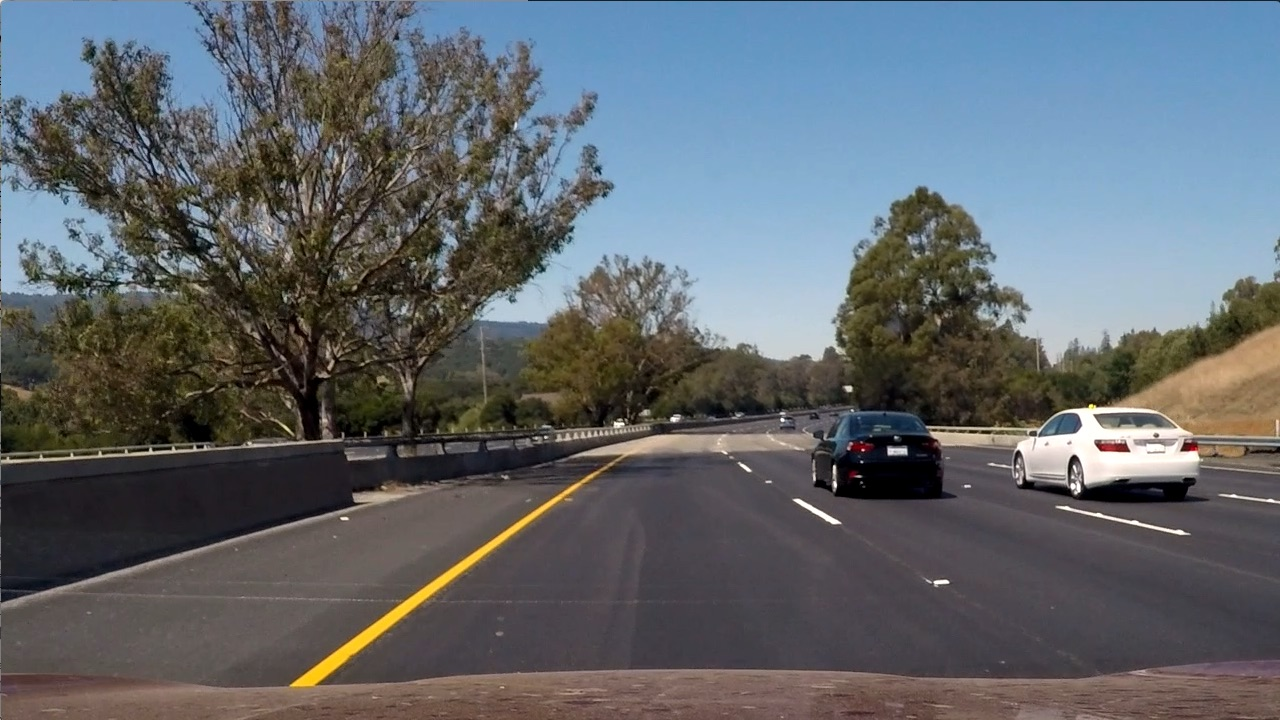
#> input picture test_images/test6.jpg, 1280 x 720 px
$ jupyter execute --allow-errors 02_Test_Images.ipynb   (shell and % lines are left out)   (older library calls are emulated)
#> lines starting #> are read from the running program, lines starting #| are printed output that depends on the picture; after the words box and inside, x2 and y2 are one past the last pixel; in counts of white or black regions, pixels touching at a corner belong together
In this notebook, I build a complete pipeline and apply it to images in the test_images folder.

Please feel free to run this on any other images, I have set it to run on the first image only.

Here is a summary of the pipeline:

1. Read in the image
2. Read in the distortion martix saved by the previous notebook (01_Distortion)
3. Undistort image
4. Apply perspective transform to get birds eye view and eliminate unnecessary parts of the image
5. Apply thresholding to the warped image. I specifically apply five different transforms & threshold them:
    * Tr1: The Red channel from the RGB image
    * Tr2: "Value" from the HSV space
    * Tr3: "Saturation" from the HLS space
    * Tr4: Sobel gradient in the x direction
    * Tr5: Color mask, looking for yellow.
6. Calculate the norm of each binary threshold and pick only the suitable ones. I chose thresholds of 50 and 170 below. So images below 50 are mostly blank and images above 170 are mostly scattered noise.
7. Combine all the picked thresholds using an OR gate
8. Search for points that indicate lanes in the thresholded image. I take 10 rows of pixels and search them at a time. I search the left half of the image for the left lane line and the right half of the image for the right lane line.
9. Fit a curve to the detected lane lines. I fit a line and a parabola and blend them. I found that a parabola can overfit the points when there are only a few points.
10. Create a polygon from the curve fits, fill it with green color, unwarp it to the correct perspective and overlay it on the original image.
11. Calculate the position of the polygon wrt to the image and report that as the "Position". Also calculate the average radius of curvature of the left and right fits and report that as "Curvature". Note that the unit of the radius of curvature is /px ... this can be converted into /m if the px to m scale of the camera is known.

[cell 1]
import numpy as np
import cv2
import matplotlib.pyplot as plt
import matplotlib.image as mpimg
import glob
import pickle
from moviepy.editor import VideoFileClip

[cell 2]
# Read in the distortion coefficients
objects = []
with (open("dist_pickle.p", "rb")) as openfile:
#> (reads dist_pickle.p from the repository)
    while True:
        try:
            objects.append(pickle.load(openfile))
        except EOFError:
            break
            dist_pickle = {}

dist = objects[0]['dist']
mtx = objects[0]['mtx']

[cell 3]
#Apply the distortion correction to the raw image and plot them side by side
img = mpimg.imread('test_images/test6.jpg')
#> img is the input picture: shape (720, 1280, 3); mean R, G, B 97, 102.6, 107.9
img_undist = cv2.undistort(img, mtx, dist, None, mtx)
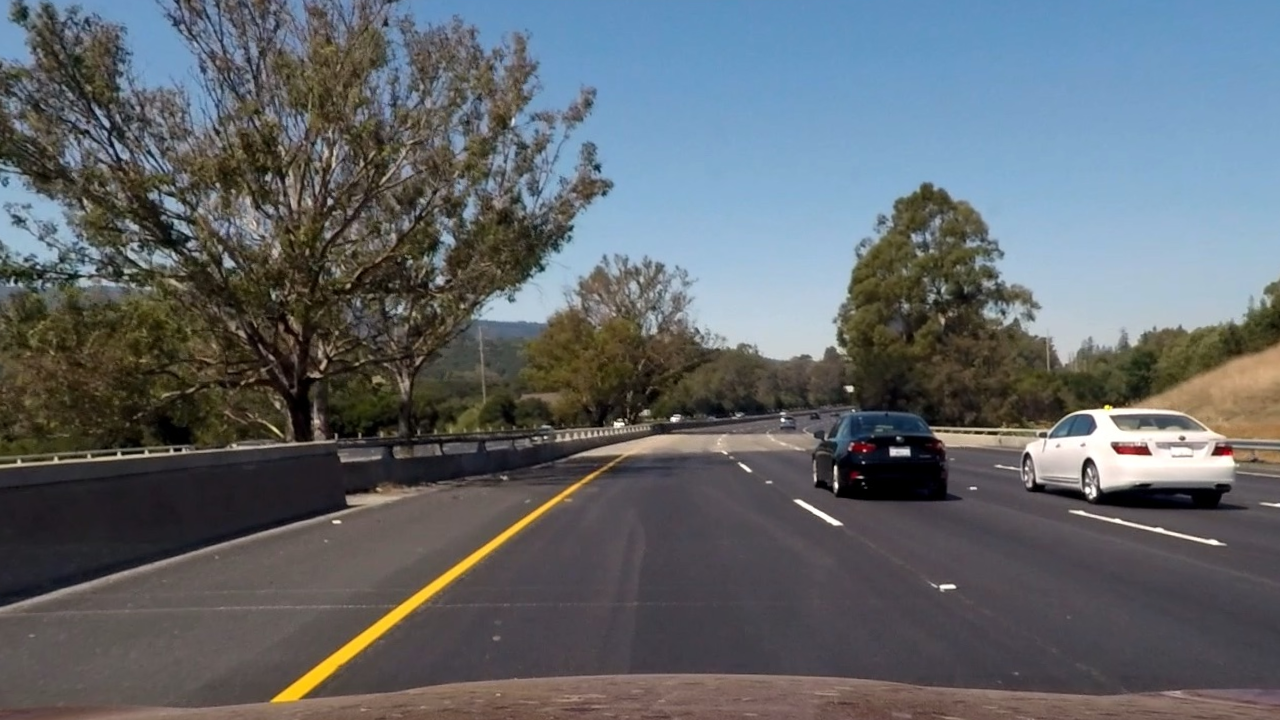
#> img_undist: shape (720, 1280, 3); mean R, G, B 96.4, 101.6, 106.1
xs = img_undist.shape[1]
#> xs = 1280
ys = img_undist.shape[0]
#> ys = 720

plt.subplot(1, 2, 1)
plt.imshow(img)
plt.title('Original')
plt.axis('off')

plt.subplot(1, 2, 2)
plt.imshow(img_undist)
plt.title('Undistorted')
plt.axis('off')

plt.show()

[cell 4]
#Apply a perspective transform to rectify binary image ("birds-eye view").
plt.imshow(img_undist)
plt.plot(270,719,'ro')
plt.plot(550,480,'go')
plt.plot(770,480,'bo')
plt.plot(1150,719,'ko')
plt.title('Original Image')
plt.axis('off')
plt.show()

src = np.float32([[270,719],[550,480],[770,480],[1150,719]])
dst = np.float32([[270,719],[270,180],[1150,180],[1150,719]])

M = cv2.getPerspectiveTransform(src, dst)
M_inv = cv2.getPerspectiveTransform(dst, src)
warped = cv2.warpPerspective(img_undist, M, (xs,ys), flags=cv2.INTER_LINEAR)
plt.imshow(warped)
plt.plot(270,719,'ro')
plt.plot(270,180,'go')
plt.plot(1150,180,'bo')
plt.plot(1150,719,'ko')
plt.title('Birds Eye View Perspective')
plt.axis('off')
plt.show()
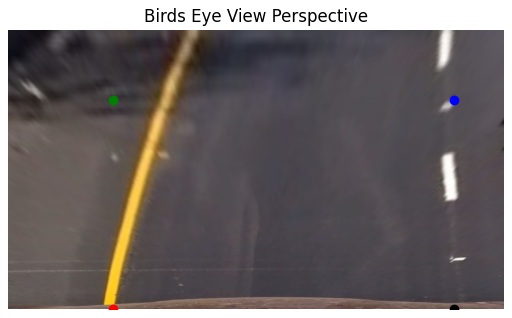
#> figure drawn by matplotlib, 1 panel

[cell 5]
# Now look at various transform and thresholding
# Try 1 - red
try1 = warped[:,:,0]
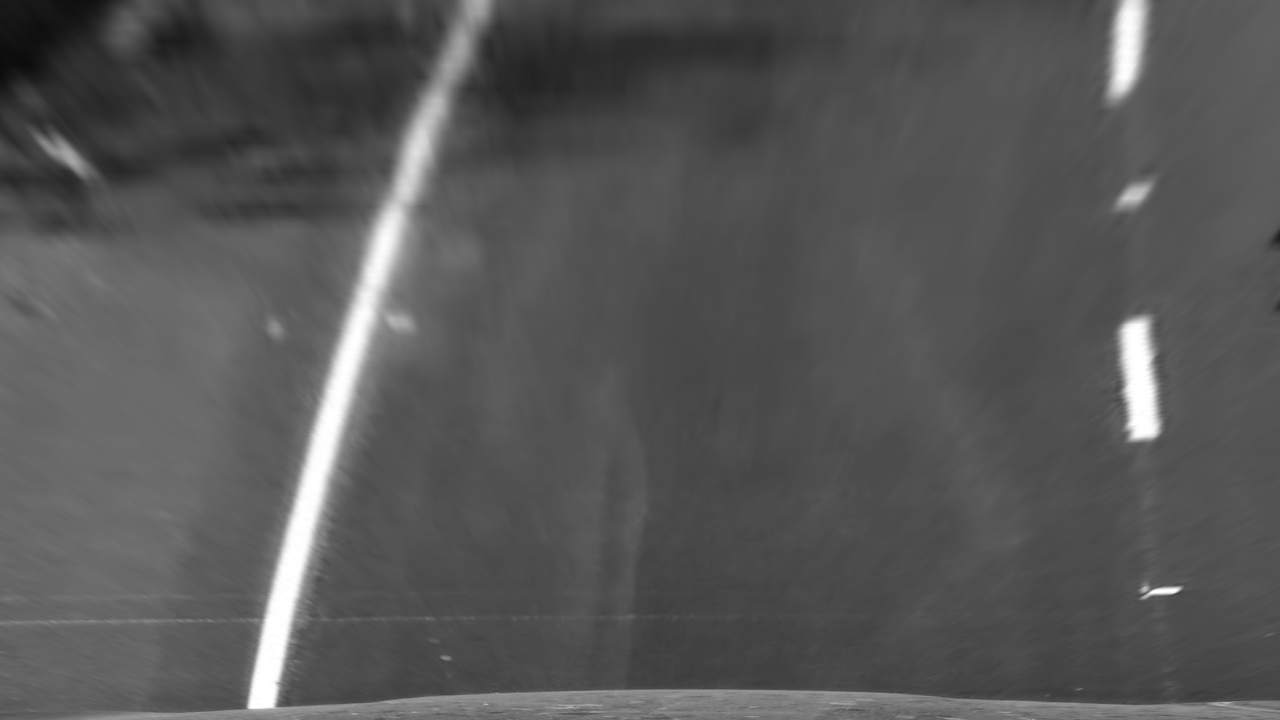
#> try1: shape (720, 1280); min 10, max 255, mean 86.6
try1_binary = np.zeros_like(try1)
try1_binary[(try1 >= 215) & (try1 <= 255)] = 1
plt.subplot(1, 2, 1)
plt.imshow(try1,cmap='gray')
plt.title('Red channel')
plt.axis('off')
plt.subplot(1, 2, 2)
plt.imshow(try1_binary,cmap='gray')
plt.title('Red channel - thresholded')
plt.axis('off')
plt.show()

# Try 2 - HSV Value (very similar to Red)
try2 = cv2.cvtColor(warped, cv2.COLOR_RGB2HSV)
#> try2: shape (720, 1280, 3); mean H, S, V 106.4, 34.1, 88
try2 = try2[:,:,2]
#> try2: shape (720, 1280)
try2_binary = np.zeros_like(try2)
try2_binary[(try2 >= 215) & (try2 <= 255)] = 1
plt.subplot(1, 2, 1)
plt.imshow(try2,cmap='gray')
plt.title('HSV Value')
plt.axis('off')
plt.subplot(1, 2, 2)
plt.imshow(try2_binary,cmap='gray')
plt.title('HSV Value - thresholded')
plt.axis('off')
plt.show()
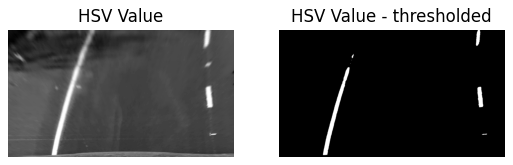
#> figure drawn by matplotlib, 2 panels

# Try 3 - Saturation
try3 = cv2.cvtColor(warped, cv2.COLOR_RGB2HLS)
#> try3: shape (720, 1280, 3); mean of channels 0, 1, 2 106.4, 81.2, 21.5
try3 = try3[:,:,2]
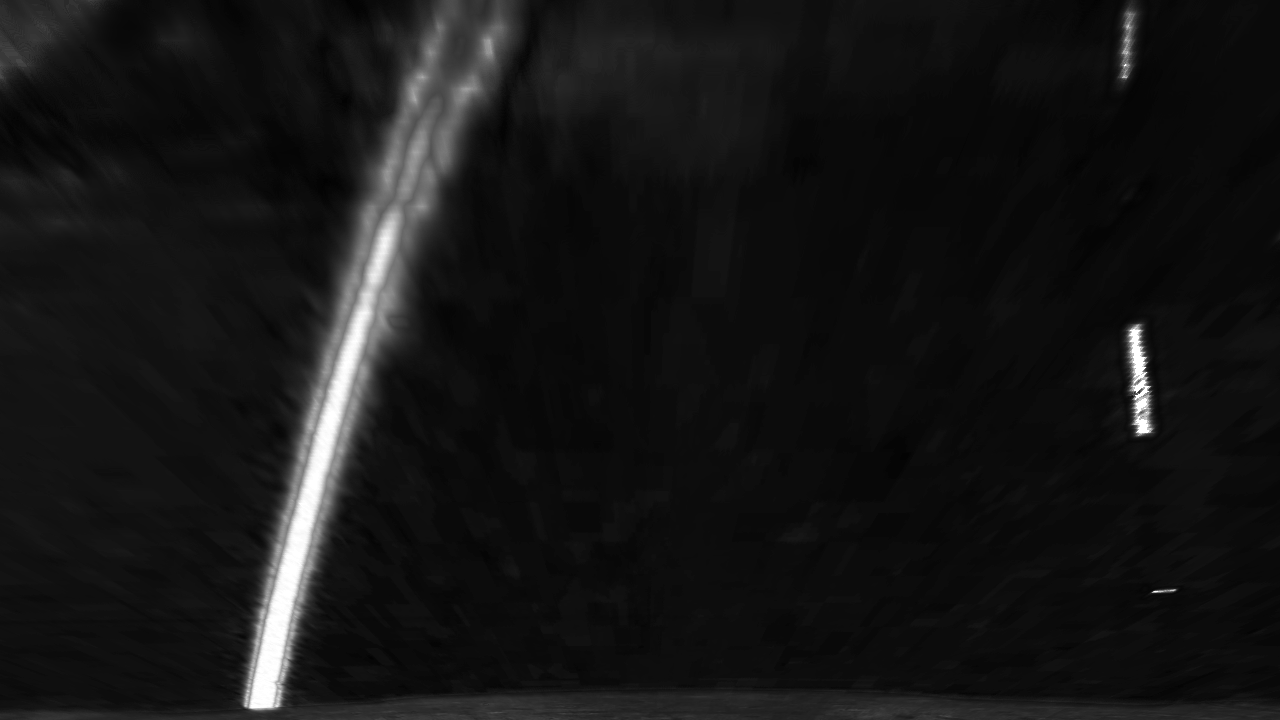
#> try3: shape (720, 1280); min 2, max 255, mean 21.5
try3_binary = np.zeros_like(try3)
try3_binary[(try3 >= 170) & (try3 <= 255)] = 1
plt.subplot(1, 2, 1)
plt.imshow(try3,cmap='gray')
plt.title('HLS Saturation')
plt.axis('off')
plt.subplot(1, 2, 2)
plt.imshow(try3_binary,cmap='gray')
plt.title('HLS Saturation - thresholded')
plt.axis('off')
plt.show()

# Try 4 - Sobelx
try4 = cv2.cvtColor(warped, cv2.COLOR_RGB2GRAY)
try4 = np.absolute(cv2.Sobel(try4, cv2.CV_64F, 1, 0, ksize=17))
try4 = np.uint8(255*try4/np.max(try4))
try4_binary = np.zeros_like(try4)
try4_binary[(try4 >= 70) & (try4 <= 160)] = 1
plt.subplot(1, 2, 1)
plt.imshow(try4,cmap='gray')
plt.title('SobelX')
plt.axis('off')
plt.subplot(1, 2, 2)
plt.imshow(try4_binary,cmap='gray')
plt.title('SobelX - thresholded')
plt.axis('off')
plt.show()

# Try -5 Color mask, looking for yellow
lower = np.array([220, 0, 0], dtype = "uint8")
upper = np.array([255, 255, 255], dtype = "uint8")
mask = cv2.inRange(warped, lower, upper)
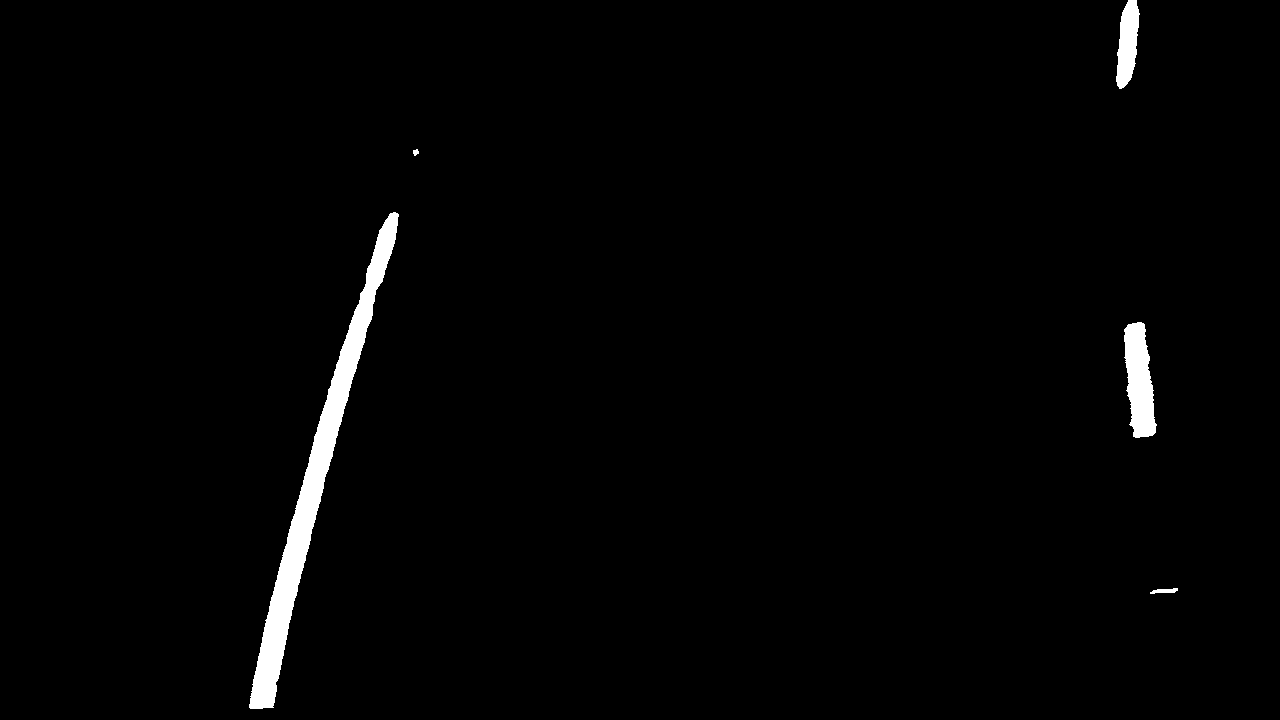
#> mask: shape (720, 1280); 1.6% white; 5 white regions, box (x1, y1, x2, y2) and area: (249, 212, 399, 709) 10650, (1124, 322, 1157, 438) 2612, (1116, 0, 1140, 89) 1427, (1150, 588, 1178, 594) 105, (413, 149, 419, 156) 30
try5 = cv2.bitwise_and(warped, warped, mask = mask)
try5 = cv2.cvtColor(try5, cv2.COLOR_RGB2GRAY)
#> try5: shape (720, 1280)
try5_binary = np.zeros_like(try5)
try5_binary[(try5 > 0)] = 1
plt.subplot(1, 2, 1)
plt.imshow(try5,cmap='gray')
plt.title('Yellow Mask')
plt.axis('off')
plt.subplot(1, 2, 2)
plt.imshow(try5_binary,cmap='gray')
plt.title('Yellow - thresholded')
plt.axis('off')
plt.show()
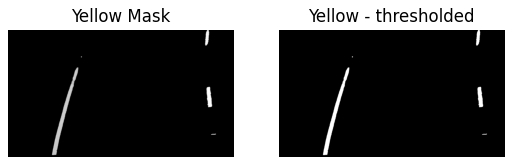
#> figure drawn by matplotlib, 2 panels

[cell 6]
# Decide which thresholds to use.
# If the norm is under 175 use it, or else it's too noisy, then throw it away
print(np.linalg.norm(try1_binary))
print(np.linalg.norm(try2_binary))
print(np.linalg.norm(try3_binary))
print(np.linalg.norm(try4_binary))
print(np.linalg.norm(try5_binary))

noise_th1 = 50
noise_th2 = 170

if ((np.linalg.norm(try1_binary)<noise_th1)|(np.linalg.norm(try1_binary)>noise_th2)):
    try1_binary[:,:] = 0
if ((np.linalg.norm(try2_binary)<noise_th1)|(np.linalg.norm(try2_binary)>noise_th2)):
    try2_binary[:,:] = 0
if ((np.linalg.norm(try3_binary)<noise_th1)|(np.linalg.norm(try3_binary)>noise_th2)):
    try3_binary[:,:] = 0
if ((np.linalg.norm(try4_binary)<noise_th1)|(np.linalg.norm(try4_binary)>noise_th2)):
    try4_binary[:,:] = 0
if ((np.linalg.norm(try5_binary)<noise_th1)|(np.linalg.norm(try5_binary)>noise_th2)):
    try5_binary[:,:] = 0

sxbinary = np.zeros_like(try1_binary)
sxbinary[(try1_binary>0)|(try2_binary>0)|(try3_binary>0)|(try4_binary>0)|(try5_binary>0)] = 1

[cell 7]
#Detect lane pixels and fit to find lane boundary.
#Determine curvature of the lane and vehicle position with respect to center.

# Start off a grid spaced every 10 pixels
ystarts = np.mgrid[0:ys:10]
#> ystarts = 72 values from 0 to 710

plt.imshow(sxbinary, cmap='gray')
al1=np.zeros_like(ystarts)
#> al1 = 72 values from 0 to 0
al2=np.zeros_like(ystarts)
#> al2 = 72 values from 0 to 0

# Look for 9 out of ten filled pixels
threshold = 9

#> (the rest of this cell did not finish here and is left out)
